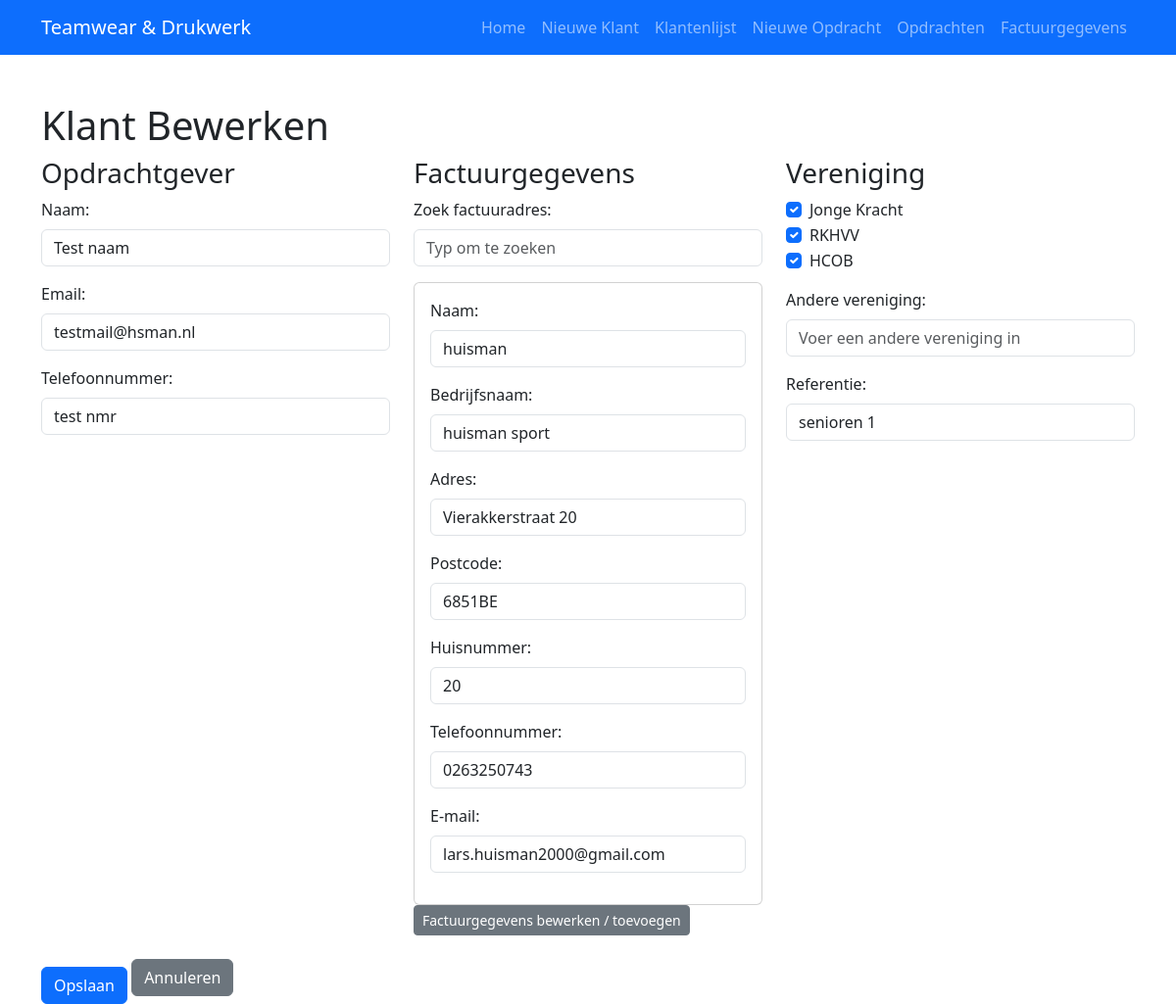
The page /edit_customer/2 on the database its author committed.
### app.py (models this page shows, shortened)
class Customer(db.Model):
    id = db.Column(db.Integer, primary_key=True)
    name = db.Column(db.String(100), nullable=False)
    email = db.Column(db.String(100), nullable=False)
    telefoon = db.Column(db.String(50))
    referentie = db.Column(db.String(100))
    billing_info_id = db.Column(db.Integer, db.ForeignKey('billing_info.id'), nullable=True)
    vereniging = db.Column(db.String(200), nullable=True)  # Comma-separated string
    assignments = db.relationship('Assignment', backref='customer', cascade="all, delete-orphan", lazy=True)
    billing_info = db.relationship('BillingInfo', foreign_keys=[billing_info_id], uselist=False)

class BillingInfo(db.Model):
    id = db.Column(db.Integer, primary_key=True)
    name = db.Column(db.String(100), nullable=False)
    address = db.Column(db.String(200))
    postcode = db.Column(db.String(20))
    housenumber = db.Column(db.String(20))
    phone = db.Column(db.String(50))
    companyname = db.Column(db.String(100))
    email = db.Column(db.String(100))

### app.py (the view, shortened to what this page needs)
@app.route('/edit_customer/<int:id>', methods=['GET', 'POST'])
def edit_customer(id):
    customer = Customer.query.get_or_404(id)
    billing_info = customer.billing_info
    billing_infos = BillingInfo.query.all()
    known_verenigingen = {"Jonge Kracht", "RKHVV", "HCOB"}
    ven_list = []
    vrije_invoer = ""
    if customer.vereniging:
        items = customer.vereniging.split(',')
        for item in items:
            if item in known_verenigingen:
                ven_list.append(item)
            else:
                vrije_invoer = item
    return render_template('edit_customer.html',
                           customer=customer,
                           billing_info=billing_info,
                           billing_infos=billing_infos,
                           ven_list=ven_list,
                           vrije_invoer=vrije_invoer)

### templates/edit_customer.html (shortened to what this page needs)
<!doctype html>
<html lang="nl">
  <head>
    <link href="https://cdn.jsdelivr.net/npm/bootstrap@5.3.0/dist/css/bootstrap.min.css" rel="stylesheet">
  </head>
  <body>
    <nav class="navbar navbar-expand-lg navbar-dark bg-primary">
      <div class="container">
        <a class="navbar-brand" href="{{ url_for('index') }}">Teamwear & Drukwerk</a>
        <div class="collapse navbar-collapse" id="navbarNav">
          <ul class="navbar-nav ms-auto">
            <li class="nav-item"><a class="nav-link {% if request.endpoint == 'index' %}active{% endif %}" href="{{ url_for('index') }}">Home</a></li>
            <li class="nav-item"><a class="nav-link {% if request.endpoint == 'add_customer' %}active{% endif %}" href="{{ url_for('add_customer') }}">Nieuwe Klant</a></li>
            <li class="nav-item"><a class="nav-link {% if request.endpoint == 'list_customers' %}active{% endif %}" href="{{ url_for('list_customers') }}">Klantenlijst</a></li>
            <li class="nav-item"><a class="nav-link {% if request.endpoint == 'add_assignment' %}active{% endif %}" href="{{ url_for('add_assignment') }}">Nieuwe Opdracht</a></li>
            <li class="nav-item"><a class="nav-link {% if request.endpoint == 'list_assignments' %}active{% endif %}" href="{{ url_for('list_assignments') }}">Opdrachten</a></li>
            <li class="nav-item"><a class="nav-link {% if request.endpoint == 'list_billing_infos' %}active{% endif %}" href="{{ url_for('list_billing_infos') }}">Factuurgegevens</a></li>
          </ul>
        </div>
      </div>
    </nav>
    {% set ven = ven_list %}
    <div class="container mt-5">
      <h1>Klant Bewerken</h1>
      <form method="post" id="editCustomerForm">
        <div class="row">
          <div class="col-md-4">
            <h3>Opdrachtgever</h3>
            <div class="mb-3">
              <label for="name" class="form-label">Naam:</label>
              <input type="text" class="form-control" id="name" name="name" value="{{ customer.name }}" required>
            </div>
            <div class="mb-3">
              <label for="email" class="form-label">Email:</label>
              <input type="email" class="form-control" id="email" name="email" value="{{ customer.email }}" required>
            </div>
            <div class="mb-3">
              <label for="telefoon" class="form-label">Telefoonnummer:</label>
              <input type="text" class="form-control" id="telefoon" name="telefoon" value="{{ customer.telefoon if customer.telefoon else '' }}">
            </div>
          </div>
          <div class="col-md-4">
            <h3>Factuurgegevens</h3>
            <div class="mb-3 position-relative">
              <label for="billing_search" class="form-label">Zoek factuuradres:</label>
              <input type="text" class="form-control" id="billing_search" name="billing_search" placeholder="Typ om te zoeken" autocomplete="off">
            </div>
            <div class="collapse {% if billing_info %}show{% endif %}" id="newBillingAddress">
              <div class="card card-body">
                <div class="mb-3">
                  <label for="factuur_naam" class="form-label">Naam:</label>
                  <input type="text" class="form-control" id="factuur_naam" name="factuur_naam" placeholder="Vul de naam in" value="{{ billing_info.name if billing_info else '' }}">
                </div>
                <div class="mb-3">
                  <label for="factuur_companyname" class="form-label">Bedrijfsnaam:</label>
                  <input type="text" class="form-control" id="factuur_companyname" name="factuur_companyname" placeholder="Vul de bedrijfsnaam in" value="{{ billing_info.companyname if billing_info else '' }}">
                </div>
                <div class="mb-3">
                  <label for="factuur_adres" class="form-label">Adres:</label>
                  <input type="text" class="form-control" id="factuur_adres" name="factuur_adres" placeholder="Vul het adres in" value="{{ billing_info.address if billing_info else '' }}">
                </div>
                <div class="mb-3">
                  <label for="factuur_postcode" class="form-label">Postcode:</label>
                  <input type="text" class="form-control" id="factuur_postcode" name="factuur_postcode" placeholder="Vul de postcode in" value="{{ billing_info.postcode if billing_info else '' }}">
                </div>
                <div class="mb-3">
                  <label for="factuur_huisnummer" class="form-label">Huisnummer:</label>
                  <input type="text" class="form-control" id="factuur_huisnummer" name="factuur_huisnummer" placeholder="Vul het huisnummer in" value="{{ billing_info.housenumber if billing_info else '' }}">
                </div>
                <div class="mb-3">
                  <label for="factuur_telefoon" class="form-label">Telefoonnummer:</label>
                  <input type="text" class="form-control" id="factuur_telefoon" name="factuur_telefoon" placeholder="Vul het telefoonnummer in" value="{{ billing_info.phone if billing_info else '' }}">
                </div>
                <div class="mb-3">
                  <label for="factuur_email" class="form-label">E-mail:</label>
                  <input type="email" class="form-control" id="factuur_email" name="factuur_email" placeholder="voorbeeld@domein.nl" value="{{ billing_info.email if billing_info else '' }}">
                </div>
              </div>
            </div>
            <button class="btn btn-secondary btn-sm mb-3" type="button" data-bs-toggle="collapse" data-bs-target="#newBillingAddress" aria-expanded="false" aria-controls="newBillingAddress">
              Factuurgegevens bewerken / toevoegen
            </button>
          </div>
          <div class="col-md-4">
            <h3>Vereniging</h3>
            <div class="form-check">
              <input class="form-check-input" type="checkbox" id="vereniging_jk" name="vereniging[]" value="Jonge Kracht" {% if 'Jonge Kracht' in ven %}checked{% endif %}>
              <label class="form-check-label" for="vereniging_jk">Jonge Kracht</label>
            </div>
            <div class="form-check">
              <input class="form-check-input" type="checkbox" id="vereniging_rkhvv" name="vereniging[]" value="RKHVV" {% if 'RKHVV' in ven %}checked{% endif %}>
              <label class="form-check-label" for="vereniging_rkhvv">RKHVV</label>
            </div>
            <div class="form-check">
              <input class="form-check-input" type="checkbox" id="vereniging_hcob" name="vereniging[]" value="HCOB" {% if 'HCOB' in ven %}checked{% endif %}>
              <label class="form-check-label" for="vereniging_hcob">HCOB</label>
            </div>
            <div class="mt-3">
              <label for="andere_vereniging" class="form-label">Andere vereniging:</label>
              <input type="text" class="form-control" id="andere_vereniging" name="andere_vereniging" placeholder="Voer een andere vereniging in" value="{{ vrije_invoer }}">
            </div>
            <div class="mt-3">
              <label for="referentie" class="form-label">Referentie:</label>
              <input type="text" class="form-control" id="referentie" name="referentie" placeholder="Voer referentie in" value="{{ customer.referentie if customer.referentie else '' }}">
            </div>
          </div>
        </div>
        <button type="submit" class="btn btn-primary mt-3">Opslaan</button>
        <a href="{{ url_for('list_customers') }}" class="btn btn-secondary">Annuleren</a>
      </form>
    </div>
  </body>
</html>

### templates/edit_customer.html (style rules this page uses)
.position-relative { position: relative; }

### rows shown on the page
Customer: name "Test naam", email "testmail@hsman.nl", telefoon "test nmr", referentie "senioren 1"
BillingInfo: factuur_naam "huisman", factuur_companyname "huisman sport", factuur_adres "Vierakkerstraat 20", factuur_postcode "6851BE", factuur_huisnummer "20", factuur_telefoon "0263250743", factuur_email "lars.huisman2000@gmail.com"
